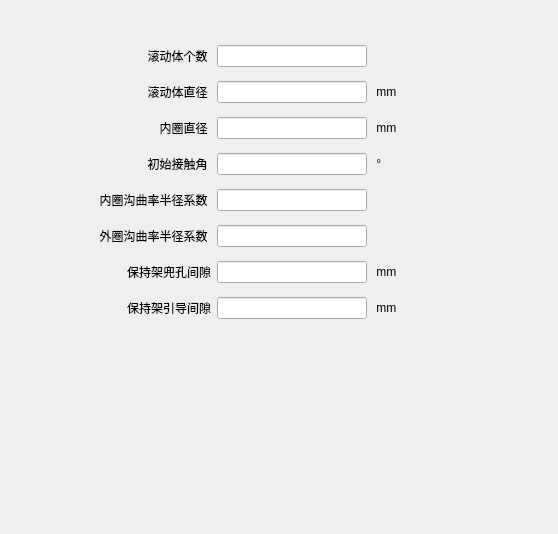
         <widget class="QWidget" name="tab_structure">
          <attribute name="title">
           <string>结构参数</string>
          </attribute>
          <layout class="QGridLayout" name="gridLayout_3">
           <item row="0" column="0">
            <layout class="QVBoxLayout" name="verticalLayout_2">
             <item>
              <spacer name="verticalSpacer_2">
               <property name="orientation">
                <enum>Qt::Vertical</enum>
               </property>
               <property name="sizeType">
                <enum>QSizePolicy::Fixed</enum>
               </property>
               <property name="sizeHint" stdset="0">
                <size>
                 <width>20</width>
                 <height>30</height>
                </size>
               </property>
              </spacer>
             </item>
             <item>
              <layout class="QHBoxLayout" name="horizontalLayout_36">
               <item>
                <layout class="QVBoxLayout" name="verticalLayout">
                 <item>
                  <layout class="QHBoxLayout" name="horizontalLayout_2">
                   <item>
                    <widget class="QLabel" name="label">
                     <property name="sizePolicy">
                      <sizepolicy hsizetype="Fixed" vsizetype="Preferred">
                       <horstretch>0</horstretch>
                       <verstretch>0</verstretch>
                      </sizepolicy>
                     </property>
                     <property name="minimumSize">
                      <size>
                       <width>200</width>
                       <height>30</height>
                      </size>
                     </property>
                     <property name="maximumSize">
                      <size>
                       <width>200</width>
                       <height>30</height>
                      </size>
                     </property>
                     <property name="frameShape">
                      <enum>QFrame::NoFrame</enum>
                     </property>
                     <property name="frameShadow">
                      <enum>QFrame::Sunken</enum>
                     </property>
                     <property name="lineWidth">
                      <number>2</number>
                     </property>
                     <property name="midLineWidth">
                      <number>1</number>
                     </property>
                     <property name="text">
                      <string>滚动体个数 </string>
                     </property>
                     <property name="alignment">
                      <set>Qt::AlignRight|Qt::AlignTrailing|Qt::AlignVCenter</set>
                     </property>
                    </widget>
                   </item>
                   <item>
                    <widget class="QLineEdit" name="lineEditdynz">
                     <property name="sizePolicy">
                      <sizepolicy hsizetype="Fixed" vsizetype="Fixed">
                       <horstretch>0</horstretch>
                       <verstretch>0</verstretch>
                      </sizepolicy>
                     </property>
                     <property name="minimumSize">
                      <size>
                       <width>150</width>
                       <height>0</height>
                      </size>
                     </property>
                     <property name="maximumSize">
                      <size>
                       <width>150</width>
                       <height>16777215</height>
                      </size>
                     </property>
                     <property name="alignment">
                      <set>Qt::AlignLeading|Qt::AlignLeft|Qt::AlignVCenter</set>
                     </property>
                    </widget>
                   </item>
                   <item>
                    <widget class="QLabel" name="label_2">
                     <property name="text">
                      <string/>
                     </property>
                    </widget>
                   </item>
                  </layout>
                 </item>
                 <item>
                  <layout class="QHBoxLayout" name="horizontalLayout_3">
                   <item>
                    <widget class="QLabel" name="label_3">
                     <property name="sizePolicy">
                      <sizepolicy hsizetype="Fixed" vsizetype="Preferred">
                       <horstretch>0</horstretch>
                       <verstretch>0</verstretch>
                      </sizepolicy>
                     </property>
                     <property name="minimumSize">
                      <size>
                       <width>200</width>
                       <height>30</height>
                      </size>
                     </property>
                     <property name="maximumSize">
                      <size>
                       <width>200</width>
                       <height>30</height>
                      </size>
                     </property>
                     <property name="text">
                      <string>滚动体直径 </string>
                     </property>
                     <property name="alignment">
                      <set>Qt::AlignRight|Qt::AlignTrailing|Qt::AlignVCenter</set>
                     </property>
                    </widget>
                   </item>
                   <item>
                    <widget class="QLineEdit" name="lineEditdynD">
                     <property name="sizePolicy">
                      <sizepolicy hsizetype="Fixed" vsizetype="Fixed">
                       <horstretch>0</horstretch>
                       <verstretch>0</verstretch>
                      </sizepolicy>
                     </property>
                     <property name="minimumSize">
                      <size>
                       <width>150</width>
                       <height>0</height>
                      </size>
                     </property>
                     <property name="maximumSize">
                      <size>
                       <width>150</width>
                       <height>16777215</height>
                      </size>
                     </property>
                     <property name="alignment">
                      <set>Qt::AlignLeading|Qt::AlignLeft|Qt::AlignVCenter</set>
                     </property>
                    </widget>
                   </item>
                   <item>
                    <widget class="QLabel" name="label_4">
                     <property name="text">
                      <string> mm</string>
                     </property>
                    </widget>
                   </item>
                  </layout>
                 </item>
                 <item>
                  <layout class="QHBoxLayout" name="horizontalLayout_4">
                   <item>
                    <widget class="QLabel" name="label_5">
                     <property name="sizePolicy">
                      <sizepolicy hsizetype="Fixed" vsizetype="Preferred">
                       <horstretch>0</horstretch>
                       <verstretch>0</verstretch>
                      </sizepolicy>
                     </property>
                     <property name="minimumSize">
                      <size>
                       <width>200</width>
                       <height>30</height>
                      </size>
                     </property>
                     <property name="maximumSize">
                      <size>
                       <width>200</width>
                       <height>30</height>
                      </size>
                     </property>
                     <property name="text">
                      <string>内圈直径 </string>
                     </property>
                     <property name="alignment">
                      <set>Qt::AlignRight|Qt::AlignTrailing|Qt::AlignVCenter</set>
                     </property>
                    </widget>
                   </item>
                   <item>
                    <widget class="QLineEdit" name="lineEditdyndm">
                     <property name="sizePolicy">
                      <sizepolicy hsizetype="Fixed" vsizetype="Fixed">
                       <horstretch>0</horstretch>
                       <verstretch>0</verstretch>
                      </sizepolicy>
                     </property>
                     <property name="minimumSize">
                      <size>
                       <width>150</width>
                       <height>0</height>
                      </size>
                     </property>
                     <property name="maximumSize">
                      <size>
                       <width>150</width>
                       <height>16777215</height>
                      </size>
                     </property>
                     <property name="alignment">
                      <set>Qt::AlignLeading|Qt::AlignLeft|Qt::AlignVCenter</set>
                     </property>
                    </widget>
                   </item>
                   <item>
                    <widget class="QLabel" name="label_6">
                     <property name="text">
                      <string> mm</string>
                     </property>
                    </widget>
                   </item>
                  </layout>
                 </item>
                 <item>
                  <layout class="QHBoxLayout" name="horizontalLayout_5">
                   <item>
                    <widget class="QLabel" name="label_7">
                     <property name="sizePolicy">
                      <sizepolicy hsizetype="Fixed" vsizetype="Preferred">
                       <horstretch>0</horstretch>
                       <verstretch>0</verstretch>
                      </sizepolicy>
                     </property>
                     <property name="minimumSize">
                      <size>
                       <width>200</width>
                       <height>30</height>
                      </size>
                     </property>
                     <property name="maximumSize">
                      <size>
                       <width>200</width>
                       <height>30</height>
                      </size>
                     </property>
                     <property name="text">
                      <string>初始接触角 </string>
                     </property>
                     <property name="alignment">
                      <set>Qt::AlignRight|Qt::AlignTrailing|Qt::AlignVCenter</set>
                     </property>
                    </widget>
                   </item>
                   <item>
                    <widget class="QLineEdit" name="lineEditdynalpha0">
                     <property name="sizePolicy">
                      <sizepolicy hsizetype="Fixed" vsizetype="Fixed">
                       <horstretch>0</horstretch>
                       <verstretch>0</verstretch>
                      </sizepolicy>
                     </property>
                     <property name="minimumSize">
                      <size>
                       <width>150</width>
                       <height>0</height>
                      </size>
                     </property>
                     <property name="maximumSize">
                      <size>
                       <width>150</width>
                       <height>16777215</height>
                      </size>
                     </property>
                     <property name="alignment">
                      <set>Qt::AlignLeading|Qt::AlignLeft|Qt::AlignVCenter</set>
                     </property>
                    </widget>
                   </item>
                   <item>
                    <widget class="QLabel" name="label_8">
                     <property name="text">
                      <string> °</string>
                     </property>
                    </widget>
                   </item>
                  </layout>
                 </item>
                 <item>
                  <layout class="QHBoxLayout" name="horizontalLayout_6">
                   <item>
                    <widget class="QLabel" name="label_9">
                     <property name="sizePolicy">
                      <sizepolicy hsizetype="Fixed" vsizetype="Preferred">
                       <horstretch>0</horstretch>
                       <verstretch>0</verstretch>
                      </sizepolicy>
                     </property>
                     <property name="minimumSize">
                      <size>
                       <width>200</width>
                       <height>30</height>
                      </size>
                     </property>
                     <property name="maximumSize">
                      <size>
                       <width>200</width>
                       <height>30</height>
                      </size>
                     </property>
                     <property name="text">
                      <string>内圈沟曲率半径系数 </string>
                     </property>
                     <property name="alignment">
                      <set>Qt::AlignRight|Qt::AlignTrailing|Qt::AlignVCenter</set>
                     </property>
                    </widget>
                   </item>
                   <item>
                    <widget class="QLineEdit" name="lineEditdynfi">
                     <property name="sizePolicy">
                      <sizepolicy hsizetype="Fixed" vsizetype="Fixed">
                       <horstretch>0</horstretch>
                       <verstretch>0</verstretch>
                      </sizepolicy>
                     </property>
                     <property name="minimumSize">
                      <size>
                       <width>150</width>
                       <height>0</height>
                      </size>
                     </property>
                     <property name="maximumSize">
                      <size>
                       <width>150</width>
                       <height>16777215</height>
                      </size>
                     </property>
                     <property name="alignment">
                      <set>Qt::AlignLeading|Qt::AlignLeft|Qt::AlignVCenter</set>
                     </property>
                    </widget>
                   </item>
                   <item>
                    <widget class="QLabel" name="label_10">
                     <property name="text">
                      <string/>
                     </property>
                    </widget>
                   </item>
                  </layout>
                 </item>
                 <item>
                  <layout class="QHBoxLayout" name="horizontalLayout_7">
                   <item>
                    <widget class="QLabel" name="label_11">
                     <property name="sizePolicy">
                      <sizepolicy hsizetype="Fixed" vsizetype="Preferred">
                       <horstretch>0</horstretch>
                       <verstretch>0</verstretch>
                      </sizepolicy>
                     </property>
                     <property name="minimumSize">
                      <size>
                       <width>200</width>
                       <height>30</height>
                      </size>
                     </property>
                     <property name="maximumSize">
                      <size>
                       <width>200</width>
                       <height>30</height>
                      </size>
                     </property>
                     <property name="text">
                      <string>外圈沟曲率半径系数 </string>
                     </property>
                     <property name="alignment">
                      <set>Qt::AlignRight|Qt::AlignTrailing|Qt::AlignVCenter</set>
                     </property>
                    </widget>
                   </item>
                   <item>
                    <widget class="QLineEdit" name="lineEditdynfe">
                     <property name="sizePolicy">
                      <sizepolicy hsizetype="Fixed" vsizetype="Fixed">
                       <horstretch>0</horstretch>
                       <verstretch>0</verstretch>
                      </sizepolicy>
                     </property>
                     <property name="minimumSize">
                      <size>
                       <width>150</width>
                       <height>0</height>
                      </size>
                     </property>
                     <property name="maximumSize">
                      <size>
                       <width>150</width>
                       <height>16777215</height>
                      </size>
                     </property>
                     <property name="alignment">
                      <set>Qt::AlignLeading|Qt::AlignLeft|Qt::AlignVCenter</set>
                     </property>
                    </widget>
                   </item>
                   <item>
                    <widget class="QLabel" name="label_12">
                     <property name="text">
                      <string/>
                     </property>
                    </widget>
                   </item>
                  </layout>
                 </item>
                 <item>
                  <layout class="QHBoxLayout" name="horizontalLayout_8">
                   <item>
                    <widget class="QLabel" name="label_57">
                     <property name="sizePolicy">
                      <sizepolicy hsizetype="Fixed" vsizetype="Preferred">
                       <horstretch>0</horstretch>
                       <verstretch>0</verstretch>
                      </sizepolicy>
                     </property>
                     <property name="minimumSize">
                      <size>
                       <width>200</width>
                       <height>30</height>
                      </size>
                     </property>
                     <property name="maximumSize">
                      <size>
                       <width>200</width>
                       <height>30</height>
                      </size>
                     </property>
                     <property name="text">
                      <string>保持架兜孔间隙</string>
                     </property>
                     <property name="alignment">
                      <set>Qt::AlignRight|Qt::AlignTrailing|Qt::AlignVCenter</set>
                     </property>
                    </widget>
                   </item>
                   <item>
                    <widget class="QLineEdit" name="lineEditdynCp">
                     <property name="sizePolicy">
                      <sizepolicy hsizetype="Fixed" vsizetype="Fixed">
                       <horstretch>0</horstretch>
                       <verstretch>0</verstretch>
                      </sizepolicy>
                     </property>
                     <property name="minimumSize">
                      <size>
                       <width>150</width>
                       <height>0</height>
                      </size>
                     </property>
                     <property name="maximumSize">
                      <size>
                       <width>150</width>
                       <height>16777215</height>
                      </size>
                     </property>
                     <property name="alignment">
                      <set>Qt::AlignLeading|Qt::AlignLeft|Qt::AlignVCenter</set>
                     </property>
                    </widget>
                   </item>
                   <item>
                    <widget class="QLabel" name="label_58">
                     <property name="text">
                      <string> mm</string>
                     </property>
                    </widget>
                   </item>
                  </layout>
                 </item>
                 <item>
                  <layout class="QHBoxLayout" name="horizontalLayout_35">
                   <item>
                    <widget class="QLabel" name="label_59">
                     <property name="sizePolicy">
                      <sizepolicy hsizetype="Fixed" vsizetype="Preferred">
                       <horstretch>0</horstretch>
                       <verstretch>0</verstretch>
                      </sizepolicy>
                     </property>
                     <property name="minimumSize">
                      <size>
                       <width>200</width>
                       <height>30</height>
                      </size>
                     </property>
                     <property name="maximumSize">
                      <size>
                       <width>200</width>
                       <height>30</height>
                      </size>
                     </property>
                     <property name="text">
                      <string>保持架引导间隙</string>
                     </property>
                     <property name="alignment">
                      <set>Qt::AlignRight|Qt::AlignTrailing|Qt::AlignVCenter</set>
                     </property>
                    </widget>
                   </item>
                   <item>
                    <widget class="QLineEdit" name="lineEditdynCg">
                     <property name="sizePolicy">
                      <sizepolicy hsizetype="Fixed" vsizetype="Fixed">
                       <horstretch>0</horstretch>
                       <verstretch>0</verstretch>
                      </sizepolicy>
                     </property>
                     <property name="minimumSize">
                      <size>
                       <width>150</width>
                       <height>0</height>
                      </size>
                     </property>
                     <property name="maximumSize">
                      <size>
                       <width>150</width>
                       <height>16777215</height>
                      </size>
                     </property>
                     <property name="alignment">
                      <set>Qt::AlignLeading|Qt::AlignLeft|Qt::AlignVCenter</set>
                     </property>
                    </widget>
                   </item>
                   <item>
                    <widget class="QLabel" name="label_60">
                     <property name="text">
                      <string> mm</string>
                     </property>
                    </widget>
                   </item>
                  </layout>
                 </item>
                </layout>
               </item>
               <item>
                <spacer name="horizontalSpacer_5">
                 <property name="orientation">
                  <enum>Qt::Horizontal</enum>
                 </property>
                 <property name="sizeHint" stdset="0">
                  <size>
                   <width>150</width>
                   <height>20</height>
                  </size>
                 </property>
                </spacer>
               </item>
              </layout>
             </item>
             <item>
              <spacer name="verticalSpacer">
               <property name="orientation">
                <enum>Qt::Vertical</enum>
               </property>
               <property name="sizeType">
                <enum>QSizePolicy::Expanding</enum>
               </property>
               <property name="sizeHint" stdset="0">
                <size>
                 <width>150</width>
                 <height>200</height>
                </size>
               </property>
              </spacer>
             </item>
            </layout>
           </item>
          </layout>
         </widget>
